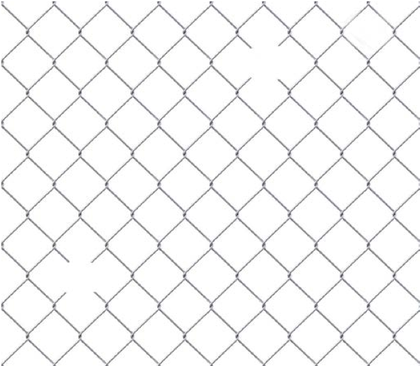
%> input picture 04/fence.png, 420 x 366 px, shrunk from 622 x 542 before the run
$ octave bai2.m   (GNU Octave 9; MATLAB toolbox functions it lacks are replaced by stand-ins)
%> lines starting %> are read from the running program, lines starting %| are printed output that depends on the picture; in (x1, y1, x2, y2) boxes, pixels count from 0 and x2, y2 are one past the last pixel; in counts of white or black regions, pixels touching at a corner belong together; the program's own positions count from 1
I = imread("fence.png");
%> I is the input picture: size 366x420x3 uint8; mean R, G, B 245.1, 245.1, 245.3

T = rgb2gray(I);

W = zeros(101, 101);
W(:,51) = ones(101,1);
W(51,:) = ones(1,101);

[m,n,n_channels] = size(T);
%> m = 366; n = 420; n_channels = 1
temp = ones(m+100,n+100) * 255;
temp(51:50+m, 51:50+n) = T;
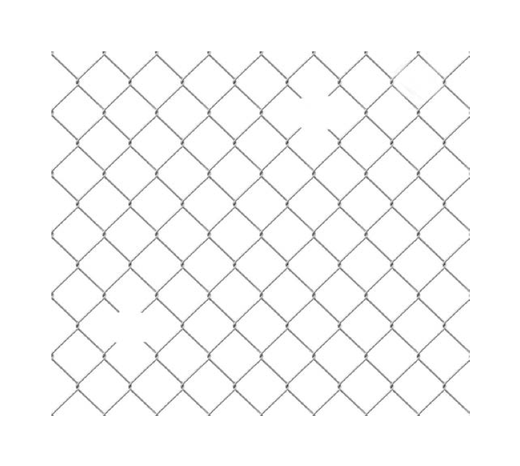
%> temp: size 466x520 double; min 57, max 255, mean 248.7
K = zeros(m, n);

for i = 1:m
  for j = 1:n
    mat = temp(i:i+100, j:j+100) .* W;
    min1 = min(mat(:,51));
    min2 = min(mat(51,:));
    value = min(min1, min2);
    K(i,j) = value;
  endfor
endfor
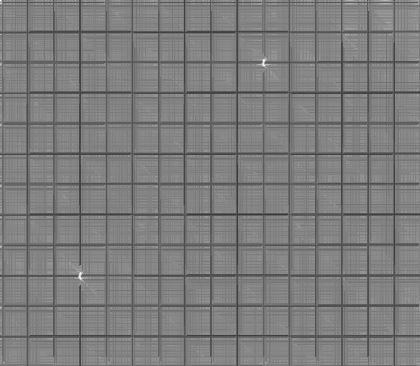
%> K: size 366x420 double; min 57, max 255, mean 124.8
K=uint8(K);
%> K: size 366x420 uint8

B = K>200;
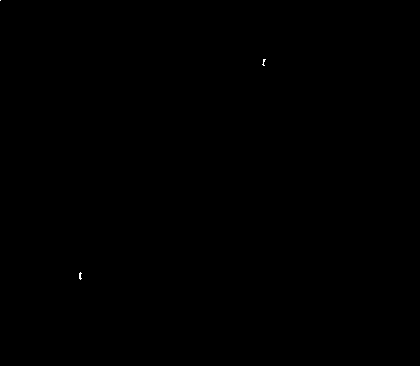
%> B: size 366x420 logical; 0.02% white in thin lines or dots, all inside (x1, y1, x2, y2) = (0, 0, 266, 280)

figure;
subplot(3,1,1);imshow(I);title("Anh goc");
subplot(3,1,2);imshow(K);title("Anh co");
subplot(3,1,3);imshow(B);title("Anh nhi phan");
